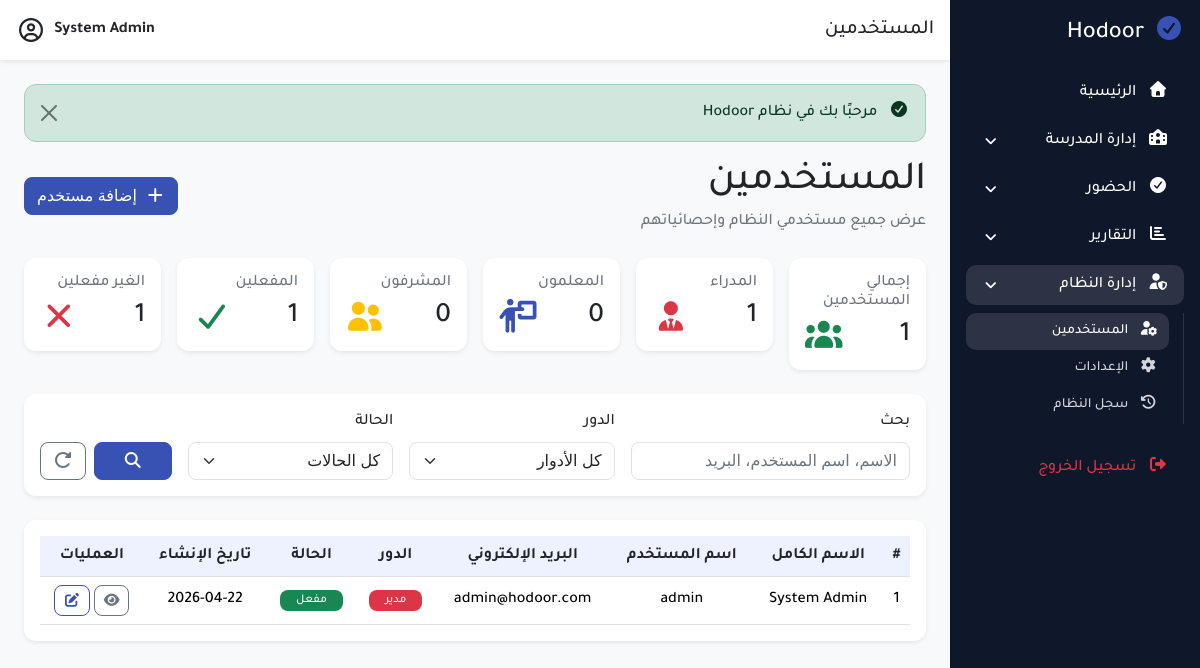
The app's page /modules/users/index.php (signed in) with its own data.
### tables this page shows
CREATE TABLE users
(
    id         INT AUTO_INCREMENT PRIMARY KEY,
    full_name  VARCHAR(100) NOT NULL,
    username   VARCHAR(50)  NOT NULL UNIQUE,
    email      VARCHAR(100) NULL,
    password   VARCHAR(255) NOT NULL,
    role       ENUM('admin', 'teacher', 'supervisor') DEFAULT 'teacher',
    status     TINYINT(1) DEFAULT 1,
    created_at TIMESTAMP DEFAULT CURRENT_TIMESTAMP
);

### classes/clsPath.php (called while the page is built, shortened)
<?php
class clsPath
{
    private static $domain = "http://localhost/Hodoor/";
    public static function root()
    {
        return self::$domain;
    }
    public static function modules()
    {
        return self::root() . "modules/";
    }
    public static function users()
    {
        return self::modules() . "users/";
    }
}

### classes/clsUser.php (called while the page is built, shortened)
<?php
class clsUser
{
    private $conn;
    public function __construct($db)
    {
        $this->conn = $db;
    }
    public function countAll()
    {
        $query = "SELECT COUNT(*) as total FROM users";
        $stmt = $this->conn->prepare($query);
        $stmt->execute();
        $row = $stmt->fetch(PDO::FETCH_ASSOC);
        return (int)$row['total'];
    }
    public function countByRole($role)
    {
        $query = "SELECT COUNT(*) AS total FROM users WHERE role = :role";
        $stmt = $this->conn->prepare($query);
        $stmt->execute([
            ':role' => $role
        ]);
        $row = $stmt->fetch(PDO::FETCH_ASSOC);
        return (int)($row['total'] ?? 0);
    }
    public function getAllUsers($search = '', $role = '', $status = '')
    {
        $sql = "SELECT * FROM users WHERE 1=1";
        $params = [];
        $sql .= " ORDER BY id DESC";
        $stmt = $this->conn->prepare($sql);
        $stmt->execute();
        return $stmt->fetchAll(PDO::FETCH_ASSOC);
    }
    public function countByStatus($st = 'active')
    {
        $allowed = [
            'active' => 1,
            'inactive' => 0
        ];
        $status = $allowed[$st] ?? 1;
        $query = "SELECT COUNT(*) AS total
              FROM users
              WHERE status = :status";
        $stmt = $this->conn->prepare($query);
        $stmt->execute([
            ':status' => $status
        ]);
        $row = $stmt->fetch(PDO::FETCH_ASSOC);
        return (int)($row['total'] ?? 0);
    }
}

### classes/clsHelper.php (called while the page is built, shortened)
<?php
class clsHelper
{
    public static function e($value)
    {
        return htmlspecialchars((string)$value, ENT_QUOTES, 'UTF-8');
    }
    public static function dateOnly($datetime)
    {
        return date('Y-m-d', strtotime($datetime));
    }
}

### modules/users/index.php (the view, shortened to what this page needs)
<?php
require_once '../../includes/app.php';
$userObj = new clsUser($conn);
$totalUsers = $userObj->countAll();
$totalAdmins = $userObj->countByRole('admin');
$totalTeachers = $userObj->countByRole('teacher');
$totalSupervisors = $userObj->countByRole('supervisor');
$active = $userObj->countByStatus();
$notActive = $userObj->countByStatus("notActive");
$search = $_GET['search'] ?? '';
$role = $_GET['role'] ?? '';
$status = $_GET['status'] ?? '';
$users = $userObj->getAllUsers($search, $role, $status);
?>
<?php require_once '../../includes/header.php'; ?>
<?php require_once '../../includes/sidebar.php'; ?>
    <div class="main-content w-100">
        <?php require_once '../../includes/navbar.php'; ?>
        <div class="content p-4 users">
            <?php require_once '../../includes/alerts.php'; ?>
            <div class="d-flex justify-content-between align-items-center mb-4">
                <div>
                    <h1 class="mb-1">المستخدمين</h1>
                    <p class="text-muted mb-0">عرض جميع مستخدمي النظام وإحصائياتهم</p>
                </div>
                <a href="<?= clsPath::users(); ?>create.php" class="btn btn-primary">
                    <i class="fa fa-plus me-1"></i>
                    إضافة مستخدم
                </a>
            </div>
            <div class="row g-3 mb-4">
                <div class="col-md-6 col-lg-2 flip-in-hor-bottom">
                    <div class="card shadow-sm border-0">
                        <div class="card-body">
                            <h6 class="text-muted">إجمالي المستخدمين</h6>
                            <div class="d-flex justify-content-between">
                                <h3 class="mb-0 d-inline-block"><?= $totalUsers; ?></h3>
                                <i class="fa-solid fa-users fs-5 text-success font-size-30"></i>
                            </div>
                        </div>
                    </div>
                </div>
                <div class="col-md-6 col-lg-2 flip-in-hor-bottom">
                    <div class="card shadow-sm border-0">
                        <div class="card-body">
                            <h6 class="text-muted">المدراء</h6>
                            <div class="d-flex justify-content-between">
                                <h3 class="mb-0 d-inline-block"><?= $totalAdmins; ?></h3>
                                <i class="fa-solid fa-user-tie fs-5 text-danger font-size-30"></i>
                            </div>
                        </div>
                    </div>
                </div>
                <div class="col-md-6 col-lg-2 flip-in-hor-bottom">
                    <div class="card shadow-sm border-0">
                        <div class="card-body">
                            <h6 class="text-muted">المعلمون</h6>
                            <div class="d-flex justify-content-between">
                                <h3 class="mb-0 d-inline-block"><?= $totalTeachers; ?></h3>
                                <i class="fa-solid fa-person-chalkboard fs-5 text-primary font-size-30"></i>
                            </div>
                        </div>
                    </div>
                </div>
                <div class="col-md-6 col-lg-2 flip-in-hor-bottom">
                    <div class="card shadow-sm border-0">
                        <div class="card-body">
                            <h6 class="text-muted">المشرفون</h6>
                            <div class="d-flex justify-content-between">
                                <h3 class="mb-0 d-inline-block"><?= $totalSupervisors; ?></h3>
                                <i class="fa-solid fa-user-group fs-5 text-warning font-size-30"></i>
                            </div>
                        </div>
                    </div>
                </div>
                <div class="col-md-6 col-lg-2 flip-in-hor-bottom">
                    <div class="card shadow-sm border-0">
                        <div class="card-body">
                            <h6 class="text-muted">المفعلين</h6>
                            <div class="d-flex justify-content-between">
                                <h3 class="mb-0 d-inline-block"><?= $active; ?></h3>
                                <i class="fa-solid fa-check fs-5 text-success font-size-30"></i>
                            </div>
                        </div>
                    </div>
                </div>
                <div class="col-md-6 col-lg-2 flip-in-hor-bottom">
                    <div class="card shadow-sm border-0">
                        <div class="card-body">
                            <h6 class="text-muted">الغير مفعلين</h6>
                            <div class="d-flex justify-content-between">
                                <h3 class="mb-0 d-inline-block"><?= $notActive; ?></h3>
                                <i class="fa-solid fa-xmark fs-5 text-danger font-size-30"></i>
                            </div>
                        </div>
                    </div>
                </div>
            </div>
            <div class="card shadow-sm border-0 mb-4">
                <div class="card-body">
                    <form method="GET" class="row g-3 align-items-end">
                        <div class="col-md-4">
                            <label class="form-label">بحث</label>
                            <input type="text"
                                   name="search"
                                   class="form-control"
                                   placeholder="الاسم، اسم المستخدم، البريد"
                                   value="<?= clsHelper::e($search); ?>">
                        </div>
                        <div class="col-md-3">
                            <label class="form-label">الدور</label>
                            <select name="role" class="form-select">
                                <option value="">كل الأدوار</option>
                            </select>
                        </div>
                        <div class="col-md-3">
                            <label class="form-label">الحالة</label>
                            <select name="status" class="form-select">
                                <option value="">كل الحالات</option>
                            </select>
                        </div>
                        <div class="col-md-2 d-flex gap-2">
                            <button type="submit" class="btn btn-primary w-100" title="بحث">
                                <i class="fa fa-search"></i>
                            </button>
                            <a href="<?= clsPath::users(); ?>index.php"
                               class="btn btn-outline-secondary"
                               title="إعادة تعيين">
                                <i class="fa fa-rotate-right"></i>
                            </a>
                        </div>
                    </form>
                </div>
            </div>
            <div class="card shadow-sm border-0 ">
                <div class="card-body">
                    <div class="table-responsive text-center">
                        <table class="table table-hover align-middle mb-0">
                            <thead class="table-light">
                            <tr>
                                <th>#</th>
                                <th>الاسم الكامل</th>
                                <th>اسم المستخدم</th>
                                <th>البريد الإلكتروني</th>
                                <th>الدور</th>
                                <th>الحالة</th>
                                <th>تاريخ الإنشاء</th>
                                <th>العمليات</th>
                            </tr>
                            </thead>
                            <tbody>
                            <?php if (!empty($users)): ?>
                                <?php $counter = 1; ?>
                                <?php foreach ($users as $user): ?>
                                    <tr>
                                        <td><?= clsHelper::e($counter); ?></td>
                                        <td><?= clsHelper::e($user['full_name']); ?></td>
                                        <td><?= clsHelper::e($user['username']); ?></td>
                                        <?php if (!empty($user['email'])): ?>
                                            <td><?= clsHelper::e($user['email']); ?></td>
                                        <?php else: ?>
                                            <td>لايوجد</td>
                                        <?php endif; ?>
                                        <td>
                                            <?php if ($user['role'] === 'admin'): ?>
                                                <span class="badge bg-danger font-weight-500 px-3">مدير</span>
                                            <?php elseif ($user['role'] === 'teacher'): ?>
                                                <span class="badge bg-primary font-weight-500 px-3">معلم</span>
                                            <?php elseif ($user['role'] === 'supervisor'): ?>
                                                <span class="badge bg-warning text-dark font-weight-500 px-3">مشرف</span>
                                            <?php else: ?>
                                                <span class="badge bg-secondary font-weight-500 px-3"><?= clsHelper::e($user['role']); ?></span>
                                            <?php endif; ?>
                                        </td>
                                        <td>
                                            <?php if ((int)$user['status'] === 1): ?>
                                                <span class="badge bg-success font-weight-500 px-3">مفعل</span>
                                            <?php else: ?>
                                                <span class="badge bg-secondary font-weight-500 px-3">غير مفعل</span>
                                            <?php endif; ?>
                                        </td>
                                        <td><?= clsHelper::e(clsHelper::dateOnly($user['created_at'])); ?></td>
                                        <td>
                                            <div class="d-flex gap-1 flex-wrap justify-content-center">
                                                <a href="<?= clsPath::users(); ?>view.php?id=<?= $user['id']; ?>"
                                                   class="btn btn-sm btn-outline-secondary"
                                                   title="عرض">
                                                    <i class="fa fa-eye"></i>
                                                </a>
                                                <a href="<?= clsPath::users(); ?>edit.php?id=<?= $user['id']; ?>"
                                                   class="btn btn-sm btn-outline-primary"
                                                   title="تعديل">
                                                    <i class="fa fa-edit"></i>
                                                </a>
                                            </div>
                                        </td>
                                    </tr>
                                    <?php $counter++; ?>
                                <?php endforeach; ?>
                            <?php else: ?>
                                <tr>
                                    <td colspan="8" class="text-center py-4">لا يوجد مستخدمون حاليًا</td>
                                </tr>
                            <?php endif; ?>
                            </tbody>
                        </table>
                    </div>
                </div>
            </div>
        </div>
    </div>
<?php require_once '../../includes/footer.php'; ?>

### assets/css/dashboard.css (style rules this page uses)
.main-content { background: #f8f9fa; min-width: 0; }
.content { min-height: calc(100vh - 60px); }
.font-size-30 { font-size: 30px !important; }

### assets/css/mainColors.css (style rules this page uses)
:root { --main-color: #3852b4; --main-color-hover: #2f4599; --main-color-dark: #263a82; --main-color-light: #eef2ff; --secondary-color: #5e7ac4; --body-bg: #f8f9fa; --box-bg: #ffffff; --text-color: #212529; --text-muted: #6c757d; --white-color: #ffffff; --border-color: #dee2e6; --border-light: #edf0f5; --success-color: #198754; --danger-color: #dc3545; --warning-color: #ffc107; --info-color: #0dcaf0; --main-radius: 12px; --small-radius: 8px; --main-shadow: 0 6px 18px rgba(0, 0, 0, 0.08); --soft-shadow: 0 3px 10px rgba(0, 0, 0, 0.05); --focus-shadow: 0 0 0 0.25rem rgba(56, 82, 180, 0.25); }
body { background-color: var(--body-bg); color: var(--text-color); }
.text-muted { color: var(--text-muted) !important; }
.text-primary { color: var(--main-color) !important; }
.btn { border-radius: var(--small-radius); }
.btn-primary { color: var(--white-color) !important; background-color: var(--main-color) !important; border-color: var(--main-color) !important; }
.btn-outline-primary { color: var(--main-color) !important; border-color: var(--main-color) !important; }
.card { background-color: var(--box-bg); border-color: var(--border-color); border-radius: var(--main-radius); box-shadow: var(--soft-shadow); }
.form-label { color: var(--text-color); }
.form-control, .form-select { color: var(--text-color); background-color: var(--box-bg); border-color: var(--border-color); border-radius: var(--small-radius); }
.form-control::placeholder { color: var(--text-muted); }
.table { color: var(--text-color); }
.table th, .table td { border-color: var(--border-color); }
.table thead th { background-color: var(--main-color-light); color: var(--text-color); }
.badge { border-radius: var(--small-radius); }

### assets/css/animation.css (style rules this page uses)
.flip-in-hor-bottom { -webkit-animation: flip-in-hor-bottom 0.5s cubic-bezier(0.250, 0.460, 0.450, 0.940) both; animation: flip-in-hor-bottom 0.5s cubic-bezier(0.250, 0.460, 0.450, 0.940) both; }

### records on screen
users: counter "1", full_name "System Admin", username "admin", email "admin@hodoor.com", role "مدير", status "مفعل", created_at "2026-04-22"

### other values on screen
clsHelper::e($title ?? '') "المستخدمين"
clsHelper::e($success) "مرحبًا بك في نظام Hodoor"
$totalUsers "1"
$totalAdmins "1"
$totalTeachers "0"
$totalSupervisors "0"
$active "1"
$notActive "1"
